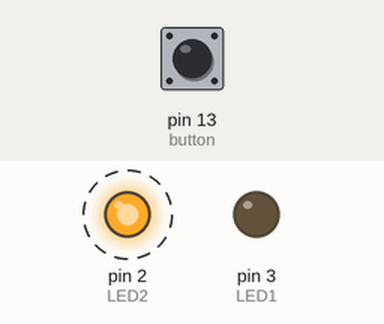
A sketch run on a simulated Arduino Uno, built with avr-gcc and run on an emulated ATmega328P. Parts: output pins drawn as LEDs (lit = HIGH). Dashed ring = blinking. Inputs (shaded band) come from the test bench; at power-on: pin 13 (button) HIGH.

Above: at 2.0 s.
2.1 s: pin 13 (button) pulled LOW for 3.2 s
At 2.25 s:
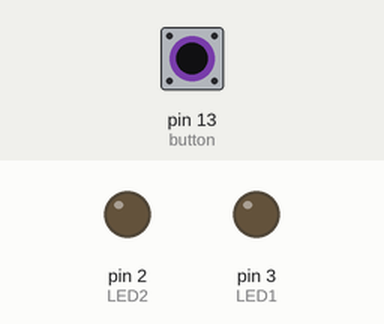
At 3.2 s:
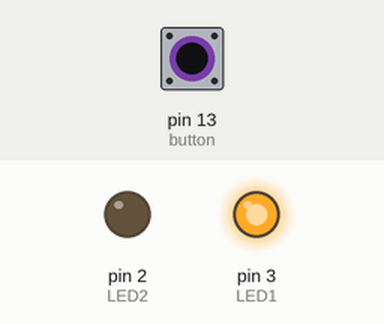
Timing chart, 0 to 12.8 s (numbered marks = the images above; inputs shaded):
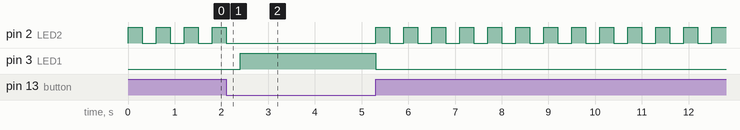

Measured:
- after the input at 2.1 s, pin 3 (LED1): LOW → HIGH after 0.30 s, → LOW 2.9 s later
- by itself, pin 2 (LED2): repeats every 0.60 s: HIGH 0.30 s, LOW 0.30 s

The sketch:

exemple8.ino
```cpp
int button = 13;
int LED1 = 3;
int LED2 = 2;


void setup()
{

pinMode(button,INPUT);
pinMode(LED1,OUTPUT);
pinMode(LED2,OUTPUT);


}

void loop()
{

  while(digitalRead(button)==LOW)
  {
    digitalWrite(LED1,HIGH);
  }

  digitalWrite(LED1,LOW);
  digitalWrite(LED2,HIGH);
  delay(300);
  digitalWrite(LED2,LOW);
  delay(300);

}
```
